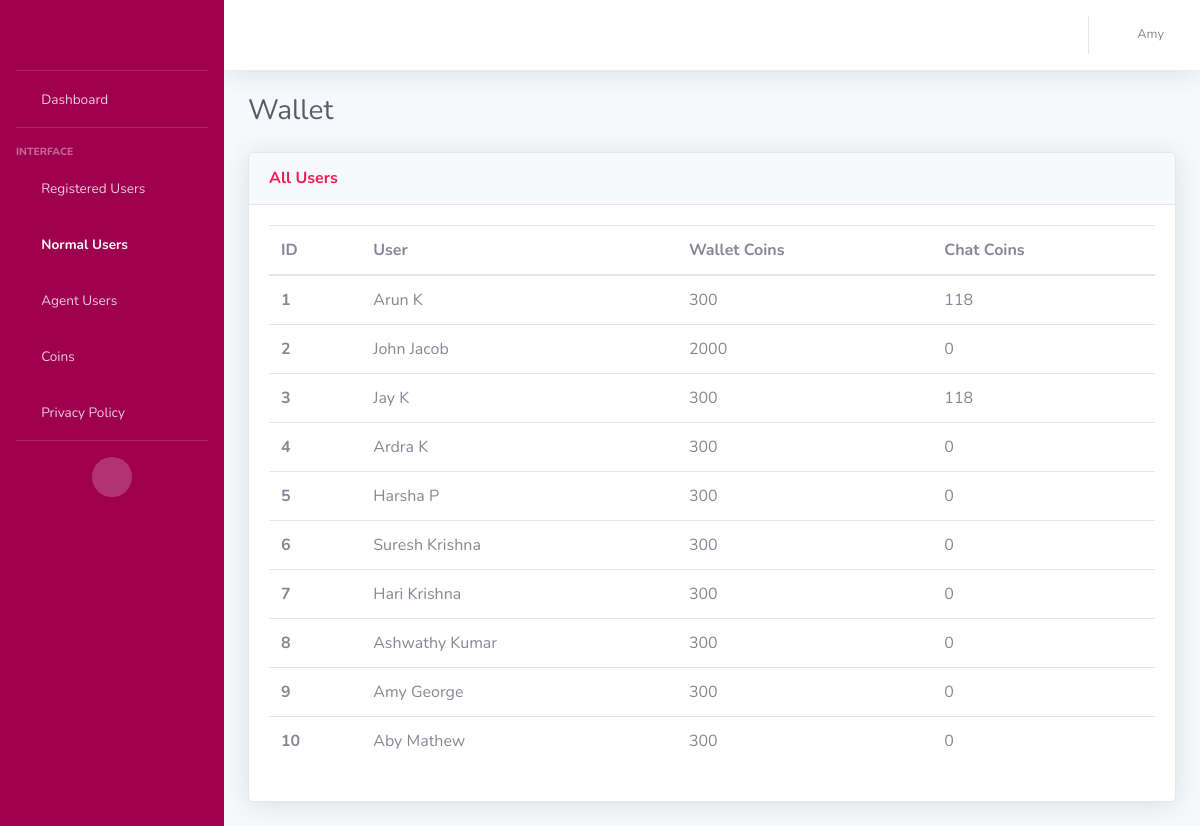
Page /wallet_normal_user (signed in) on the committed database.
### AdminApp/models.py (models this page shows, shortened)
class CustomerModel(models.Model):
    NORMAL_USER = 'Normal User'
    AGENT_USER = 'Agent User'
    USER_STATUS_CHOICES = [
        (NORMAL_USER, 'Normal User'),
        (AGENT_USER, 'Agent User'),
    ]
    BOTH = 'Both'
    MALAYALAM = 'Malayalam'
    TAMIL = 'Tamil'
    LANGUAGE_CHOICES = [
        (BOTH, 'Both'),
        (MALAYALAM, 'Malayalam'),
        (TAMIL, 'Tamil'),
    ]
    MALE = 'Male'
    FEMALE = 'Female'
    GENDER_CHOICES = [
        (MALE, 'Male'),
        (FEMALE, 'Female')
    ]
    customer_id = models.AutoField(primary_key=True)
    customer_first_name = models.CharField(max_length=100, default="unknown")
    customer_last_name = models.CharField(max_length=100, default="unknown")
    customer_email = models.EmailField(default="unknown")
    customer_contact = models.CharField(max_length=50)
    gender = models.CharField(
        max_length=20,
        choices=GENDER_CHOICES,
        null=True
    )
    status = models.CharField(
        max_length=20,
        choices=USER_STATUS_CHOICES,
        default=NORMAL_USER,
    )
    is_online = models.BooleanField(default=False)
    languages = models.CharField(
        max_length=20,
        choices=LANGUAGE_CHOICES,
        default=BOTH,
    )
    is_existing = models.BooleanField(default=False)
    adhaar_no = models.CharField(max_length=50, default="unknown")
    rating = models.IntegerField()
    terms_conditions = models.BooleanField(default=False)
    customer_password = models.CharField(max_length=100)
    @property
    def rating(self):
        from .models import RatingModel
        rating = RatingModel.objects.filter(agent=self).aggregate(Avg('ratings')).get('ratings__avg')
        return rating if rating is not None else 0

class WalletModel(models.Model):
    wallet_id = models.AutoField(primary_key=True)
    user = models.ForeignKey(CustomerModel, on_delete=models.CASCADE)
    wallet_coins = models.IntegerField(default=300, null=True)
    messages_remaining = models.IntegerField(default=0)  # For normal users
    call_amount = models.FloatField(default=0.0)
    chat_amount = models.FloatField(default=0.0)
    total_messages_received = models.IntegerField(default=0)
    total_minutes = models.IntegerField(default=0)
    total_amount = models.FloatField(default=0.0)

### AdminApp/views.py (the view)
# urls.py: path('wallet_normal_user', views.wallet_normaluser, name='wallet_normal_users'),
def wallet_normaluser(request):
    username = request.session.get('user', None)
    if username is None:
        return redirect('/login')
    wallets = WalletModel.objects.filter(user__status='Normal User')
    return render(request, 'normaluser_wallet.html', {'wallets': wallets, 'username': username})

### templates/normaluser_wallet.html (shortened to what this page needs)
<!DOCTYPE html>
<html lang="en">
<head>
    {% load static %}
    <link href="{% static 'vendor/fontawesome-free/css/all.min.css' %}" rel="stylesheet" type="text/css">
    <link href="{% static 'css/sb-admin-2.min.css' %}" rel="stylesheet">
</head>
<body id="page-top">
    <div id="wrapper">
        <ul class="navbar-nav bg-gradient-primary sidebar sidebar-dark accordion" id="accordionSidebar">
            <a class="sidebar-brand d-flex align-items-center justify-content-center" href="{% url 'home' %}">
                <div class="logo" style="background-image: url({% static 'img/call-match.png' %});"></div>
            </a>
            <hr class="sidebar-divider my-0">
            <li class="nav-item ">
                <a class="nav-link" href="{% url 'home' %}">
                    <i class="fas fa-fw fa-tachometer-alt"></i>
                    <span>Dashboard</span></a>
            </li>
            <hr class="sidebar-divider">
            <div class="sidebar-heading">
                Interface
            </div>
            <li class="nav-item">
                <a class="nav-link" href="{% url 'users' %}">
                    <i class="fas fa-fw fa-table"></i>
                    <span>Registered Users</span></a>
            </li>
            <li class="nav-item active">
                <a class="nav-link collapsed" href="#" data-toggle="collapse" data-target="#collapseUtilities"
                    aria-expanded="true" aria-controls="collapseUtilities">
                    <i class="fas fa-fw fa-users"></i>
                    <span>Normal Users</span>
                </a>
            </li>
            <li class="nav-item">
                <a class="nav-link collapsed" href="#" data-toggle="collapse" data-target="#collapseUtilities1"
                    aria-expanded="true" aria-controls="collapseUtilities1">
                    <i class="fas fa-fw fa-users"></i>
                    <span>Agent Users</span>
                </a>
            </li>
            <li class="nav-item">
                <a class="nav-link collapsed" href="#" data-toggle="collapse" data-target="#collapseUtilities2"
                    aria-expanded="true" aria-controls="collapseUtilities1">
                    <i class="fas fa-fw fa-coins"></i>
                    <span>Coins</span>
                </a>
            </li>
            <li class="nav-item">
                <a class="nav-link collapsed" href="{% url 'privacy-policy' %}"
                    aria-expanded="true" aria-controls="collapseUtilities1">
                    <i class="fas fa-fw fa-fingerprint"></i>
                    <span>Privacy Policy</span>
                </a>
            </li>
            <hr class="sidebar-divider">
            <div class="text-center d-none d-md-inline">
                <button class="rounded-circle border-0" id="sidebarToggle"></button>
            </div>
        </ul>
        <div id="content-wrapper" class="d-flex flex-column">
            <div id="content">
                <nav class="navbar navbar-expand navbar-light bg-white topbar mb-4 static-top shadow">
                    <ul class="navbar-nav ml-auto">
                        <li class="nav-item dropdown no-arrow">
                            <a class="nav-link dropdown-toggle" href="#" id="userDropdown" role="button"
                                data-toggle="dropdown" aria-haspopup="true" aria-expanded="false">
                                <i class="fas fa-fw fa-user"></i>
                                <span class="mr-2 d-none d-lg-inline text-gray-600 small">{{username}}</span>
                            </a>
                        </li>
                    </ul>
                </nav>
                <div class="container-fluid">
                    <div class="d-sm-flex align-items-center justify-content-between mb-4">
                        <h1 class="h3 mb-0 text-gray-800">Wallet</h1>
                    </div>
                    <div class="row">
                        <div class="col">
                            <div class="card shadow mb-4">
                                <div
                                    class="card-header py-3 d-flex flex-row align-items-center justify-content-between">
                                    <h6 class="m-0 font-weight-bold text-primary">All Users</h6>
                                </div>
                                <div class="card-body">
                                    <div>
                                        <table class="table all-users">
                                          <thead>
                                            <tr>
                                              <th scope="col">ID</th>
                                              <th scope="col">User</th>
                                              <th scope="col">Wallet Coins</th>
                                              <th scope="col">Chat Coins</th>
                                            </tr>
                                          </thead>
                                          <tbody>
                                          {% for wallet in wallets %}
                                            <tr>
                                              <th scope="row">{{ forloop.counter }}</th>
                                              <td>{{wallet.user.customer_first_name}} {{wallet.user.customer_last_name}}</td>
                                              <td>{{wallet.wallet_coins}}</td>
                                              <td>{{wallet.messages_remaining}}</td>
                                            </tr>
                                          {% endfor %}
                                          </tbody>
                                        </table>
                                    </div>
                                </div>
                            </div>
                        </div>
                    </div>
                </div>
            </div>
        </div>
    </div>
</body>
</html>

### templates/normaluser_wallet.html (style rules this page uses)
.logo { height:2rem; width:8rem; background-position: center; background-size: cover; background-repeat: no-repeat; }

### rows in the picture
CustomerModel: customer_first_name "Amy"
WalletModel: user.customer_first_name "Arun", user.customer_last_name "K", wallet_coins "300", messages_remaining "118"
WalletModel: user.customer_first_name "John", user.customer_last_name "Jacob", wallet_coins "2000", messages_remaining "0"
WalletModel: user.customer_first_name "Jay", user.customer_last_name "K", wallet_coins "300", messages_remaining "118"
WalletModel: user.customer_first_name "Ardra", user.customer_last_name "K", wallet_coins "300", messages_remaining "0"
WalletModel: user.customer_first_name "Harsha", user.customer_last_name "P", wallet_coins "300", messages_remaining "0"
WalletModel: user.customer_first_name "Suresh", user.customer_last_name "Krishna", wallet_coins "300", messages_remaining "0"
WalletModel: user.customer_first_name "Hari", user.customer_last_name "Krishna", wallet_coins "300", messages_remaining "0"
WalletModel: user.customer_first_name "Ashwathy", user.customer_last_name "Kumar", wallet_coins "300", messages_remaining "0"
WalletModel: user.customer_first_name "Amy", user.customer_last_name "George", wallet_coins "300", messages_remaining "0"
WalletModel: user.customer_first_name "Aby", user.customer_last_name "Mathew", wallet_coins "300", messages_remaining "0"
